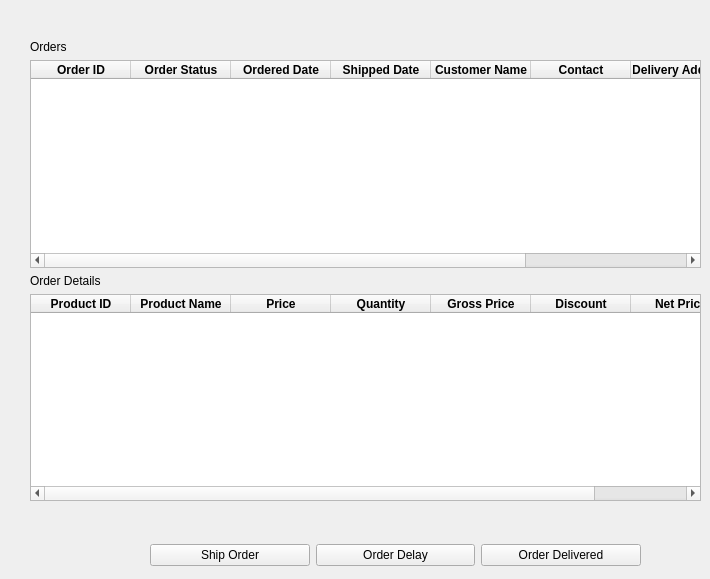
      <widget class="QWidget" name="StPageOrders">
       <widget class="QWidget" name="layoutWidget">
        <property name="geometry">
         <rect>
          <x>150</x>
          <y>540</y>
          <width>491</width>
          <height>30</height>
         </rect>
        </property>
        <layout class="QHBoxLayout" name="horizontalLayout_4">
         <item>
          <widget class="QPushButton" name="btnShipOrder">
           <property name="text">
            <string>Ship Order</string>
           </property>
          </widget>
         </item>
         <item>
          <widget class="QPushButton" name="btnOrderDelay">
           <property name="text">
            <string>Order Delay</string>
           </property>
          </widget>
         </item>
         <item>
          <widget class="QPushButton" name="btnOrderDelivered">
           <property name="text">
            <string>Order Delivered</string>
           </property>
          </widget>
         </item>
        </layout>
       </widget>
       <widget class="QWidget" name="layoutWidget">
        <property name="geometry">
         <rect>
          <x>30</x>
          <y>40</y>
          <width>671</width>
          <height>461</height>
         </rect>
        </property>
        <layout class="QVBoxLayout" name="verticalLayout_5">
         <item>
          <widget class="QLabel" name="label_20">
           <property name="text">
            <string>Orders</string>
           </property>
          </widget>
         </item>
         <item>
          <widget class="QTableWidget" name="tblPg1Orders">
           <column>
            <property name="text">
             <string>Order ID</string>
            </property>
            <property name="font">
             <font>
              <weight>75</weight>
              <bold>true</bold>
             </font>
            </property>
            <property name="background">
             <color>
              <red>255</red>
              <green>255</green>
              <blue>255</blue>
             </color>
            </property>
           </column>
           <column>
            <property name="text">
             <string>Order Status</string>
            </property>
            <property name="font">
             <font>
              <weight>75</weight>
              <bold>true</bold>
             </font>
            </property>
            <property name="background">
             <color>
              <red>255</red>
              <green>255</green>
              <blue>255</blue>
             </color>
            </property>
           </column>
           <column>
            <property name="text">
             <string>Ordered Date</string>
            </property>
            <property name="font">
             <font>
              <weight>75</weight>
              <bold>true</bold>
             </font>
            </property>
            <property name="background">
             <color>
              <red>255</red>
              <green>255</green>
              <blue>255</blue>
             </color>
            </property>
           </column>
           <column>
            <property name="text">
             <string>Shipped Date</string>
            </property>
            <property name="font">
             <font>
              <weight>75</weight>
              <bold>true</bold>
             </font>
            </property>
            <property name="background">
             <color>
              <red>255</red>
              <green>255</green>
              <blue>255</blue>
             </color>
            </property>
           </column>
           <column>
            <property name="text">
             <string>Customer Name</string>
            </property>
            <property name="font">
             <font>
              <weight>75</weight>
              <bold>true</bold>
             </font>
            </property>
            <property name="background">
             <color>
              <red>255</red>
              <green>255</green>
              <blue>255</blue>
             </color>
            </property>
           </column>
           <column>
            <property name="text">
             <string>Contact</string>
            </property>
            <property name="font">
             <font>
              <weight>75</weight>
              <bold>true</bold>
             </font>
            </property>
            <property name="background">
             <color>
              <red>255</red>
              <green>255</green>
              <blue>255</blue>
             </color>
            </property>
           </column>
           <column>
            <property name="text">
             <string>Delivery Address</string>
            </property>
            <property name="font">
             <font>
              <weight>75</weight>
              <bold>true</bold>
             </font>
            </property>
            <property name="background">
             <color>
              <red>255</red>
              <green>255</green>
              <blue>255</blue>
             </color>
            </property>
           </column>
           <column>
            <property name="text">
             <string>Delivered Date</string>
            </property>
            <property name="font">
             <font>
              <weight>75</weight>
              <bold>true</bold>
             </font>
            </property>
            <property name="background">
             <color>
              <red>255</red>
              <green>255</green>
              <blue>255</blue>
             </color>
            </property>
           </column>
          </widget>
         </item>
         <item>
          <widget class="QLabel" name="label_19">
           <property name="text">
            <string>Order Details</string>
           </property>
          </widget>
         </item>
         <item>
          <widget class="QTableWidget" name="tblPg1OrderDetails">
           <column>
            <property name="text">
             <string>Product ID</string>
            </property>
            <property name="font">
             <font>
              <weight>75</weight>
              <bold>true</bold>
             </font>
            </property>
            <property name="background">
             <color>
              <red>255</red>
              <green>255</green>
              <blue>255</blue>
             </color>
            </property>
           </column>
           <column>
            <property name="text">
             <string>Product Name</string>
            </property>
            <property name="font">
             <font>
              <weight>75</weight>
              <bold>true</bold>
             </font>
            </property>
            <property name="background">
             <color>
              <red>255</red>
              <green>255</green>
              <blue>255</blue>
             </color>
            </property>
           </column>
           <column>
            <property name="text">
             <string>Price</string>
            </property>
            <property name="font">
             <font>
              <weight>75</weight>
              <bold>true</bold>
             </font>
            </property>
            <property name="background">
             <color>
              <red>255</red>
              <green>255</green>
              <blue>255</blue>
             </color>
            </property>
           </column>
           <column>
            <property name="text">
             <string>Quantity</string>
            </property>
            <property name="font">
             <font>
              <weight>75</weight>
              <bold>true</bold>
             </font>
            </property>
            <property name="background">
             <color>
              <red>255</red>
              <green>255</green>
              <blue>255</blue>
             </color>
            </property>
           </column>
           <column>
            <property name="text">
             <string>Gross Price</string>
            </property>
            <property name="font">
             <font>
              <weight>75</weight>
              <bold>true</bold>
             </font>
            </property>
            <property name="background">
             <color>
              <red>255</red>
              <green>255</green>
              <blue>255</blue>
             </color>
            </property>
           </column>
           <column>
            <property name="text">
             <string>Discount</string>
            </property>
            <property name="font">
             <font>
              <weight>75</weight>
              <bold>true</bold>
             </font>
            </property>
            <property name="background">
             <color>
              <red>255</red>
              <green>255</green>
              <blue>255</blue>
             </color>
            </property>
           </column>
           <column>
            <property name="text">
             <string>Net Price</string>
            </property>
            <property name="font">
             <font>
              <weight>75</weight>
              <bold>true</bold>
             </font>
            </property>
            <property name="background">
             <color>
              <red>255</red>
              <green>255</green>
              <blue>255</blue>
             </color>
            </property>
           </column>
          </widget>
         </item>
        </layout>
       </widget>
      </widget>
